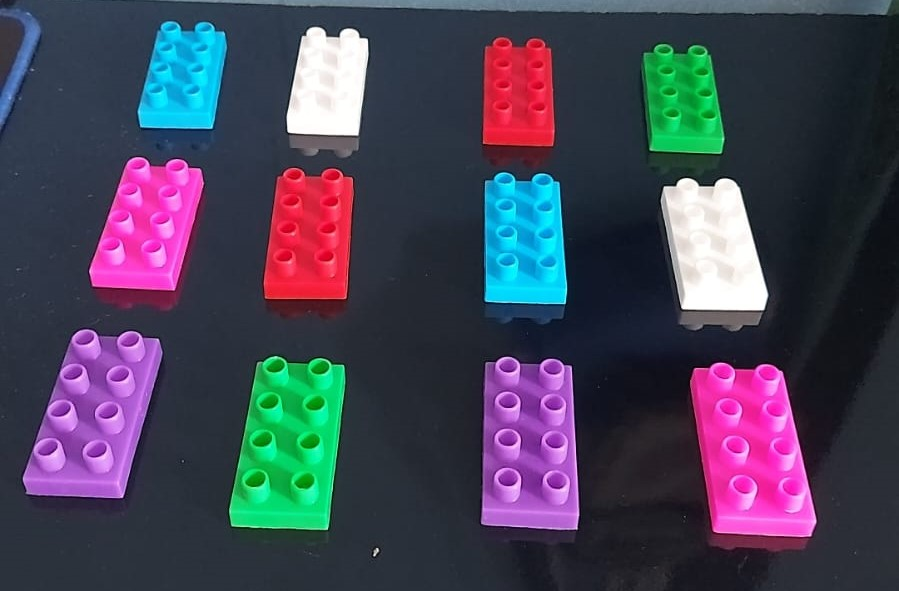
#> input picture processamento_objetos-main/processamento_pecas_misturadas/lego_teste1.jpg, 899 x 591 px
$ python detectar_legos.py
#> lines starting #> are read from the running program, lines starting #| are printed output that depends on the picture; after the words box and inside, x2 and y2 are one past the last pixel; in counts of white or black regions, pixels touching at a corner belong together
import cv2
import numpy as np

# Carregar a imagem de teste
img = cv2.imread("lego_teste1.jpg")
#> img is the input picture: shape (591, 899, 3); mean B, G, R 86.4, 67, 69.4

# Redimensionar a imagem para facilitar o processamento (opcional)
new_size = (640, 480)
resize = cv2.resize(img, new_size)

# Converter para o espaço de cor HSV
img_hsv = cv2.cvtColor(resize, cv2.COLOR_BGR2HSV)
#> img_hsv: shape (480, 640, 3); mean H, S, V 113.7, 107.5, 99.4

# Criar máscaras para cada cor (ajustar os valores HSV se necessário)
red_mask = cv2.inRange(img_hsv, (170, 210, 200), (180, 255, 255))  # Vermelho
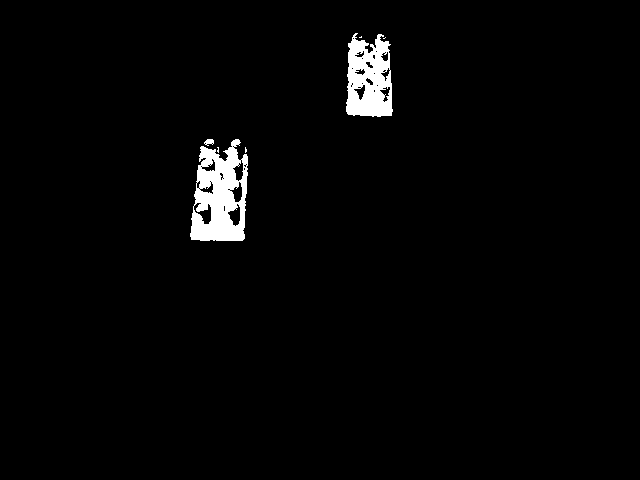
#> red_mask: shape (480, 640); 2.2% white; 7 white regions (4 under 20 px), largest, box (x1, y1, x2, y2) and area: (190, 139, 248, 241) 3875, (346, 33, 393, 117) 2874, (204, 139, 214, 146) 46
green_mask = cv2.inRange(img_hsv, (35, 100, 100), (85, 255, 255))  # Verde
#> green_mask: shape (480, 640); 4.4% white; 3 white regions (1 under 20 px), largest, box (x1, y1, x2, y2) and area: (163, 289, 246, 431) 9338, (458, 36, 516, 125) 4272
purple_mask = cv2.inRange(img_hsv, (130, 50, 50), (150, 255, 255))  # Roxo
#> purple_mask: shape (480, 640); 7% white; 111 white regions (104 under 20 px), largest, box (x1, y1, x2, y2) and area: (16, 266, 117, 414) 10359, (342, 288, 413, 442) 9843, (61, 126, 148, 256) 622
pink_mask = cv2.inRange(img_hsv, (160, 180, 200), (170, 255, 255)) # Rosa
#> pink_mask: shape (480, 640); 1.4% white; 27 white regions (19 under 20 px), largest, box (x1, y1, x2, y2) and area: (494, 301, 554, 428) 3157, (86, 136, 121, 215) 854, (75, 181, 83, 192) 48
blue_mask = cv2.inRange(img_hsv, (95, 240, 200), (100, 255, 255)) #Azul
#> blue_mask: shape (480, 640); 1.9% white; 17 white regions (11 under 20 px), largest, box (x1, y1, x2, y2) and area: (347, 144, 401, 235) 2931, (102, 21, 159, 101) 2569, (362, 237, 399, 245) 108, (354, 163, 366, 171) 60, (354, 142, 364, 148) 28, (348, 236, 356, 243) 26
white_mask = cv2.inRange(img_hsv, (0, 0, 200), (180, 50, 255))  # Branco
#> white_mask: shape (480, 640); 3.2% white; 7 white regions (5 under 20 px), largest, box (x1, y1, x2, y2) and area: (473, 145, 546, 252) 5806, (204, 22, 262, 110) 4102


# Aplicar operações morfológicas para melhorar as máscaras
kernel = np.ones((5, 5), np.uint8)
red_mask = cv2.morphologyEx(red_mask, cv2.MORPH_OPEN, kernel)
#> red_mask: shape (480, 640); 2% white; 6 white regions, box (x1, y1, x2, y2) and area: (191, 147, 245, 241) 3420, (346, 39, 392, 116) 2548, (241, 176, 247, 194) 98, (242, 156, 248, 164) 45, (233, 140, 239, 145) 30, (207, 139, 212, 144) 25
blue_mask = cv2.morphologyEx(blue_mask, cv2.MORPH_OPEN, kernel)
#> blue_mask: shape (480, 640); 1.5% white; 13 white regions, largest, box (x1, y1, x2, y2) and area: (103, 27, 147, 101) 1626, (348, 149, 389, 232) 1626, (347, 172, 361, 214) 397
green_mask = cv2.morphologyEx(green_mask, cv2.MORPH_OPEN, kernel)
#> green_mask: shape (480, 640); 4.4% white; 2 white regions, box (x1, y1, x2, y2) and area: (163, 290, 246, 431) 9333, (458, 36, 516, 125) 4269
purple_mask = cv2.morphologyEx(purple_mask, cv2.MORPH_OPEN, kernel)
#> purple_mask: shape (480, 640); 6.5% white; 3 white regions, box (x1, y1, x2, y2) and area: (16, 266, 116, 414) 10137, (342, 290, 413, 442) 9787, (46, 409, 57, 414) 55
pink_mask = cv2.morphologyEx(pink_mask, cv2.MORPH_OPEN, kernel)
#> pink_mask: shape (480, 640); 1.2% white; 8 white regions, largest, box (x1, y1, x2, y2) and area: (494, 301, 523, 410) 1595, (519, 301, 543, 350) 633, (524, 348, 548, 379) 376
white_mask = cv2.morphologyEx(white_mask, cv2.MORPH_OPEN, kernel)
#> white_mask: shape (480, 640); 3.2% white; 2 white regions, box (x1, y1, x2, y2) and area: (473, 145, 546, 252) 5799, (204, 23, 262, 110) 4096

# Processamento de dilatação e erosão para as máscara
red_erode = cv2.erode(red_mask, kernel, iterations=1)
#> red_erode: shape (480, 640); 1.1% white; 10 white regions (4 under 20 px), largest, box (x1, y1, x2, y2) and area: (193, 149, 243, 239) 2091, (348, 85, 390, 114) 714, (366, 41, 389, 88) 310, (350, 42, 365, 68) 205, (350, 71, 364, 87) 103, (365, 55, 371, 60) 28
red_dilate = cv2.dilate(red_erode, kernel, iterations=1)
blue_erode = cv2.erode(blue_mask, kernel, iterations=1)
#> blue_erode: shape (480, 640); 0.69% white; 22 white regions (14 under 20 px), largest, box (x1, y1, x2, y2) and area: (362, 151, 387, 230) 918, (113, 29, 145, 94) 635, (349, 174, 359, 212) 153
blue_dilate = cv2.dilate(blue_erode, kernel, iterations=1)
green_erode = cv2.erode(green_mask, kernel, iterations=1)
#> green_erode: shape (480, 640); 3.9% white; 2 white regions, box (x1, y1, x2, y2) and area: (165, 292, 244, 429) 8437, (460, 38, 514, 123) 3665
green_dilate = cv2.dilate(green_erode, kernel, iterations=1)
purple_erode = cv2.erode(purple_mask, kernel, iterations=1)
#> purple_erode: shape (480, 640); 5.8% white; 3 white regions (1 under 20 px), largest, box (x1, y1, x2, y2) and area: (18, 268, 114, 412) 9121, (344, 292, 411, 440) 8731
purple_dilate = cv2.dilate(purple_erode, kernel, iterations=1)
pink_erode = cv2.erode(pink_mask, kernel, iterations=1)
#> pink_erode: shape (480, 640); 0.65% white; 10 white regions (2 under 20 px), largest, box (x1, y1, x2, y2) and area: (496, 303, 521, 408) 1019, (521, 303, 541, 348) 317, (528, 382, 551, 408) 164
pink_dilate = cv2.dilate(pink_erode, kernel, iterations=1)
white_erode = cv2.erode(white_mask, kernel, iterations=1)
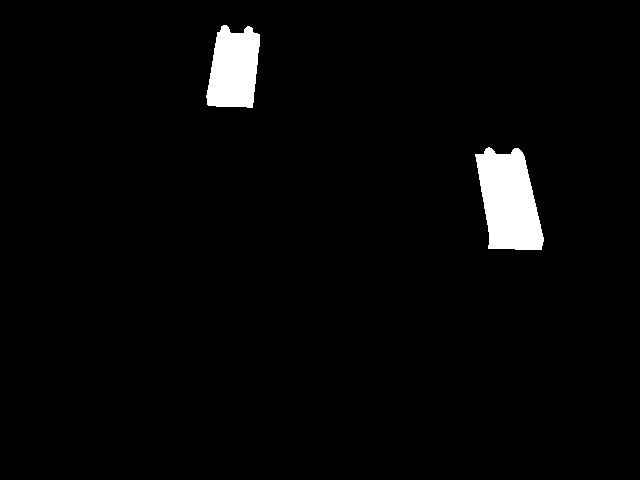
#> white_erode: shape (480, 640); 2.8% white; 2 white regions
white_dilate = cv2.dilate(white_erode, kernel, iterations=1)


# Detectar contornos e desenhá-los na imagem original
def detectar_contornos(mask, color):
#> called with color = (0, 0, 255)
    contours, _ = cv2.findContours(mask, cv2.RETR_EXTERNAL, cv2.CHAIN_APPROX_SIMPLE)
#> contours = 6 contours, 1 with area under 20; largest, box (x1, y1, x2, y2) and area: (191, 147, 245, 241) 3184, (346, 39, 392, 116) 2568, (241, 176, 247, 194) 76, (242, 156, 248, 164) 33, (233, 140, 239, 145) 20
    for contour in contours:
        area = cv2.contourArea(contour)
        if area > 400:  # Ignorar contornos muito pequenos
            cv2.drawContours(resize, [contour], -1, color, 2)
#> this loop made 6 passes
#> area on passes 1, 2, 3, 6: 76, 33, 3183.5, 2568
#> (contour, area) on pass 4: ([[233, 140], [233, 144], [238, 144], [238, 140]], 20)

# Aplicar a detecção de contornos para cada cor
detectar_contornos(red_mask, (0, 0, 255))  # Vermelho
detectar_contornos(green_mask, (0, 255, 0))  # Verde
#> in detectar_contornos (call 2), `contours, _ = cv2.findContours(mask, cv2.RETR_EXTERNAL, cv2.CHAIN_APPR..`: contours = 2 contours; box (x1, y1, x2, y2) and area: (163, 290, 246, 431) 9135, (458, 36, 516, 125) 4134
#> the loop in detectar_contornos (call 2), `for contour in contours:` made 2 passes
#> area on passes 1 to 2: 9135, 4134
#> after the loop in detectar_contornos (call 2), `for contour in contours:`: resize: shape (480, 640, 3); mean B, G, R 85.1, 67.5, 69.3
detectar_contornos(purple_mask, (128, 0, 128))  # Roxo
#> call 3 of detectar_contornos, with color = (128, 0, 128)
#> in detectar_contornos (call 3), `contours, _ = cv2.findContours(mask, cv2.RETR_EXTERNAL, cv2.CHAIN_APPR..`: contours = 3 contours; box (x1, y1, x2, y2) and area: (16, 266, 116, 414) 9930, (342, 290, 413, 442) 9566, (46, 409, 57, 414) 40
#> the loop in detectar_contornos (call 3), `for contour in contours:` made 3 passes
#> area on passes 2 to 3: 9565.5, 9930
#> (contour, area) on pass 1: ([[46, 409], [46, 413], [56, 413], [56, 409]], 40)
#> after the loop in detectar_contornos (call 3), `for contour in contours:`:
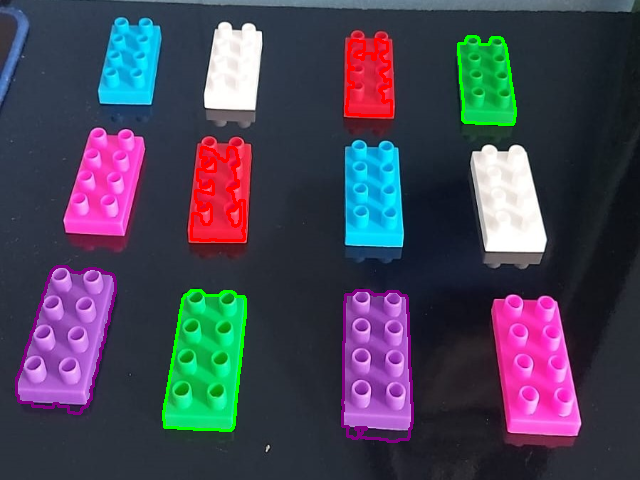
#> resize: shape (480, 640, 3); mean B, G, R 85.5, 67, 69.8
detectar_contornos(pink_mask, (255, 105, 180))  # Rosa
#> call 4 of detectar_contornos, with color = (255, 105, 180)
#> in detectar_contornos (call 4), `contours, _ = cv2.findContours(mask, cv2.RETR_EXTERNAL, cv2.CHAIN_APPR..`: contours = 8 contours, 1 with area under 20; largest, box (x1, y1, x2, y2) and area: (494, 301, 523, 410) 1474, (519, 301, 543, 350) 564, (526, 380, 553, 410) 332, (524, 348, 548, 379) 332, (101, 137, 120, 170) 297, (87, 192, 102, 214) 196, (95, 172, 108, 191) 180
#> the loop in detectar_contornos (call 4), `for contour in contours:` made 8 passes
#> area on passes 1, 2, 3, 4, 5, 6, 8: 331.5, 331.5, 563.5, 1474.5, 195.5, 180, 297
#> after the loop in detectar_contornos (call 4), `for contour in contours:`:
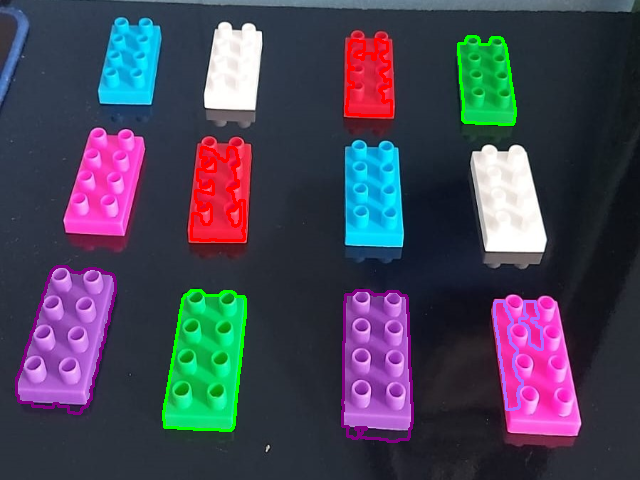
#> resize: shape (480, 640, 3); 0.41% of pixels changed, all inside (x1, y1, x2, y2) = (493, 300, 544, 411)
detectar_contornos(blue_mask, (255, 0, 0))  # Azul
#> in detectar_contornos (call 5), `contours, _ = cv2.findContours(mask, cv2.RETR_EXTERNAL, cv2.CHAIN_APPR..`: contours = 13 contours, 1 with area under 20; largest, box (x1, y1, x2, y2) and area: (348, 149, 389, 232) 1490, (103, 27, 147, 101) 1456, (347, 172, 361, 214) 344, (145, 54, 156, 87) 234, (150, 30, 159, 52) 140
#> the loop in detectar_contornos (call 5), `for contour in contours:` made 13 passes
#> area on passes 1, 2, 4, 5, 6, 9, 10, 11, 12, 13: 135, 56, 50, 24.5, 344.5, 1490.5, 48, 233.5, 140, 1455.5
#> (contour, area) on passes 3, 7: ([[359, 207], [359, 212], [364, 212], [364, 207]], 25), ([[386, 163], [386, 167], [391, 167], [391, 163]], 20)
#> after the loop in detectar_contornos (call 5), `for contour in contours:`:
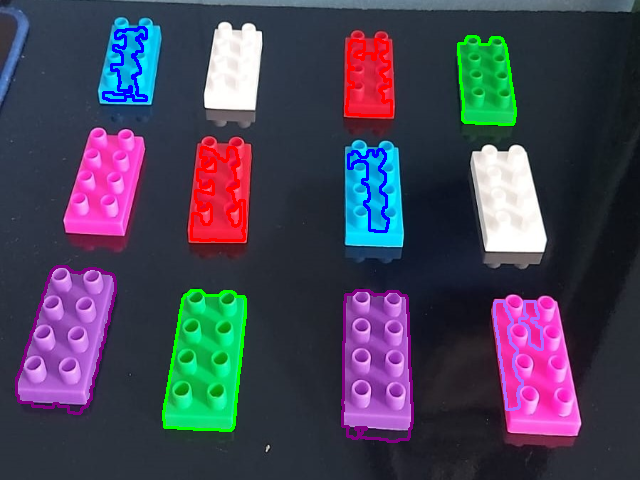
#> resize: shape (480, 640, 3); 0.67% of pixels changed, all inside (x1, y1, x2, y2) = (102, 26, 390, 233)
detectar_contornos(white_mask, (255, 255, 255))  # Branco
#> in detectar_contornos (call 6), `contours, _ = cv2.findContours(mask, cv2.RETR_EXTERNAL, cv2.CHAIN_APPR..`: contours = 2 contours; box (x1, y1, x2, y2) and area: (473, 145, 546, 252) 5642, (204, 23, 262, 110) 3964
#> the loop in detectar_contornos (call 6), `for contour in contours:` made 2 passes
#> area on passes 1 to 2: 5641.5, 3964.5
#> after the loop in detectar_contornos (call 6), `for contour in contours:`:
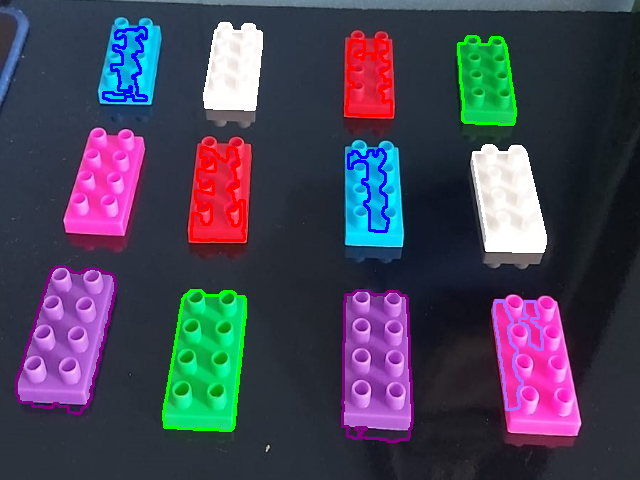
#> resize: shape (480, 640, 3); 0.62% of pixels changed, all inside (x1, y1, x2, y2) = (203, 22, 547, 253)

# Achando os contornos das peças de Lego conforme as máscaras de cores e escrevendo a quantidade na imagem
cont = 0
name = ["azul", "verde", "branco", "vermelho", "roxo", "rosa"]
color = [(255, 0, 0), (0, 255, 0), (255, 255, 255), (0, 0, 255), (128, 0, 128), (255, 105, 180)]
array = [blue_mask, green_mask, white_mask, red_mask, purple_mask, pink_mask]

for i in range(len(array)):
    qtd = 0
    contornos, hierarquia = cv2.findContours(array[i], cv2.RETR_EXTERNAL, cv2.CHAIN_APPROX_SIMPLE)
    for x in range(len(contornos)):
        area = cv2.contourArea(contornos[x])
        # Filtrar objetos pequenos
        if area > 400:
            # Desenhar os contornos
            cv2.drawContours(resize, contornos, x, color[i], 2)
            qtd += 1
    # Escrever a quantidade na imagem
    cv2.putText(resize, name[i] + ": " + str(qtd), (10 + cont, 20), cv2.FONT_HERSHEY_SIMPLEX, 0.5, color[i], 1, cv2.LINE_AA)
    cont += 100  # Incrementar posição horizontal para exibir os textos lado a lado
#> this loop made 6 passes
#> cont on passes 1 to 6: 100, 200, 300, 400, 500, 600
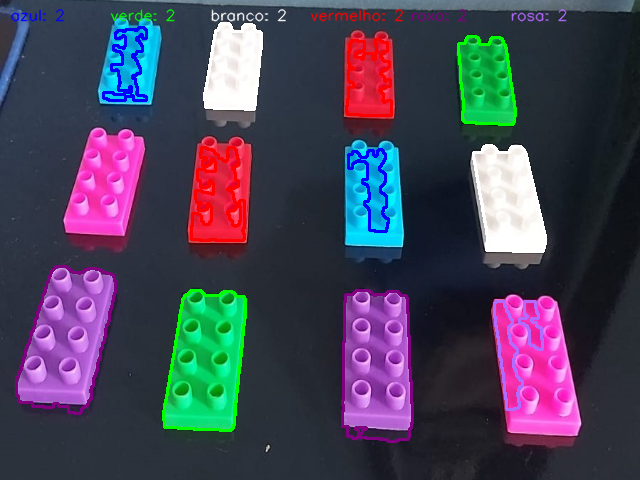
#> resize: shape (480, 640, 3); 0.76% of pixels changed, all inside (x1, y1, x2, y2) = (11, 8, 567, 22)
#> after the loop, cont = 600

# [10 lines of commented-out code are left out]
cv2.waitKey(0)  # Espera até uma tecla ser pressionada para continuar
cv2.destroyAllWindows()
